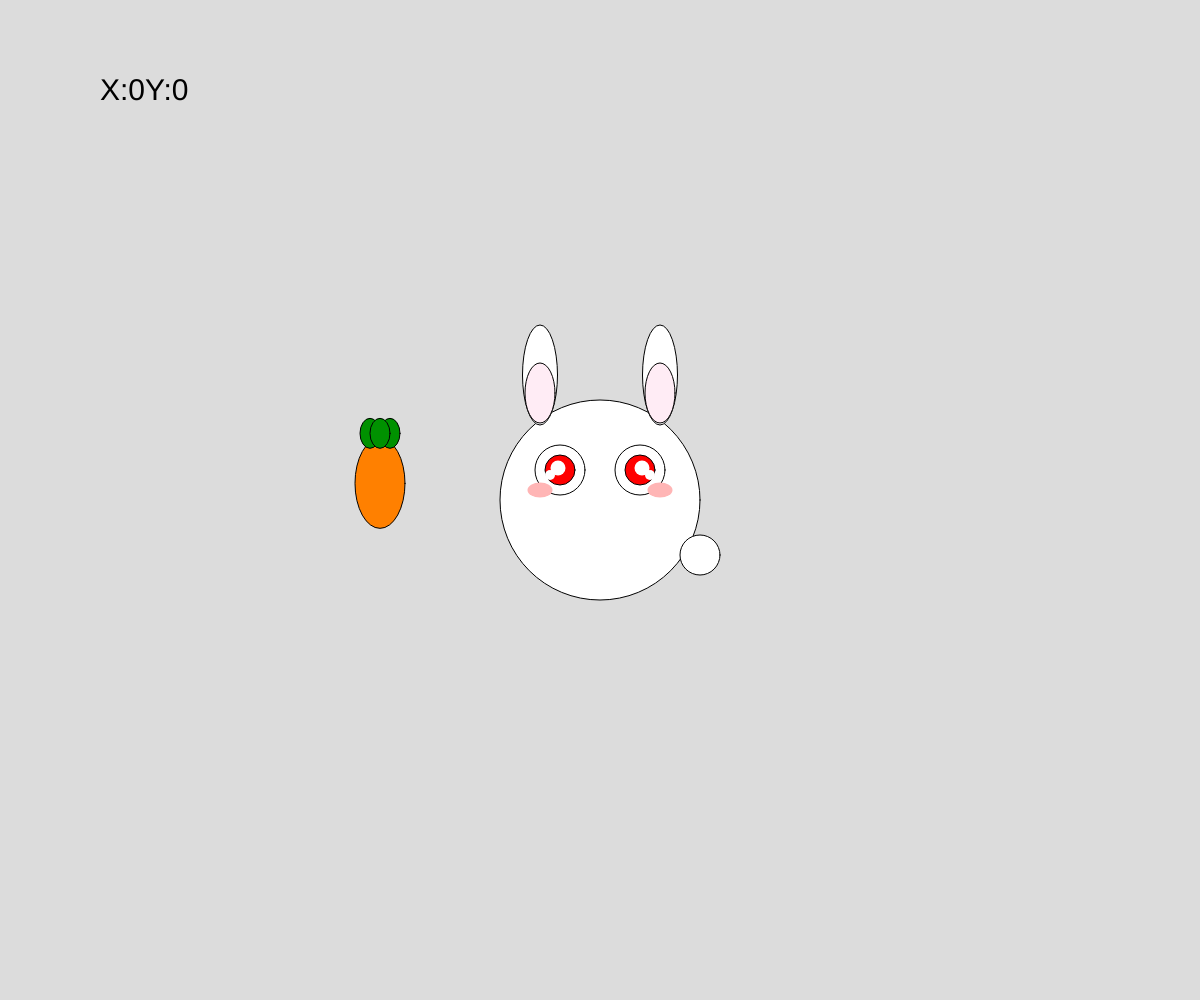
Frame 1 (no input)
Frame 60 (no input): identical to frame 1, image omitted
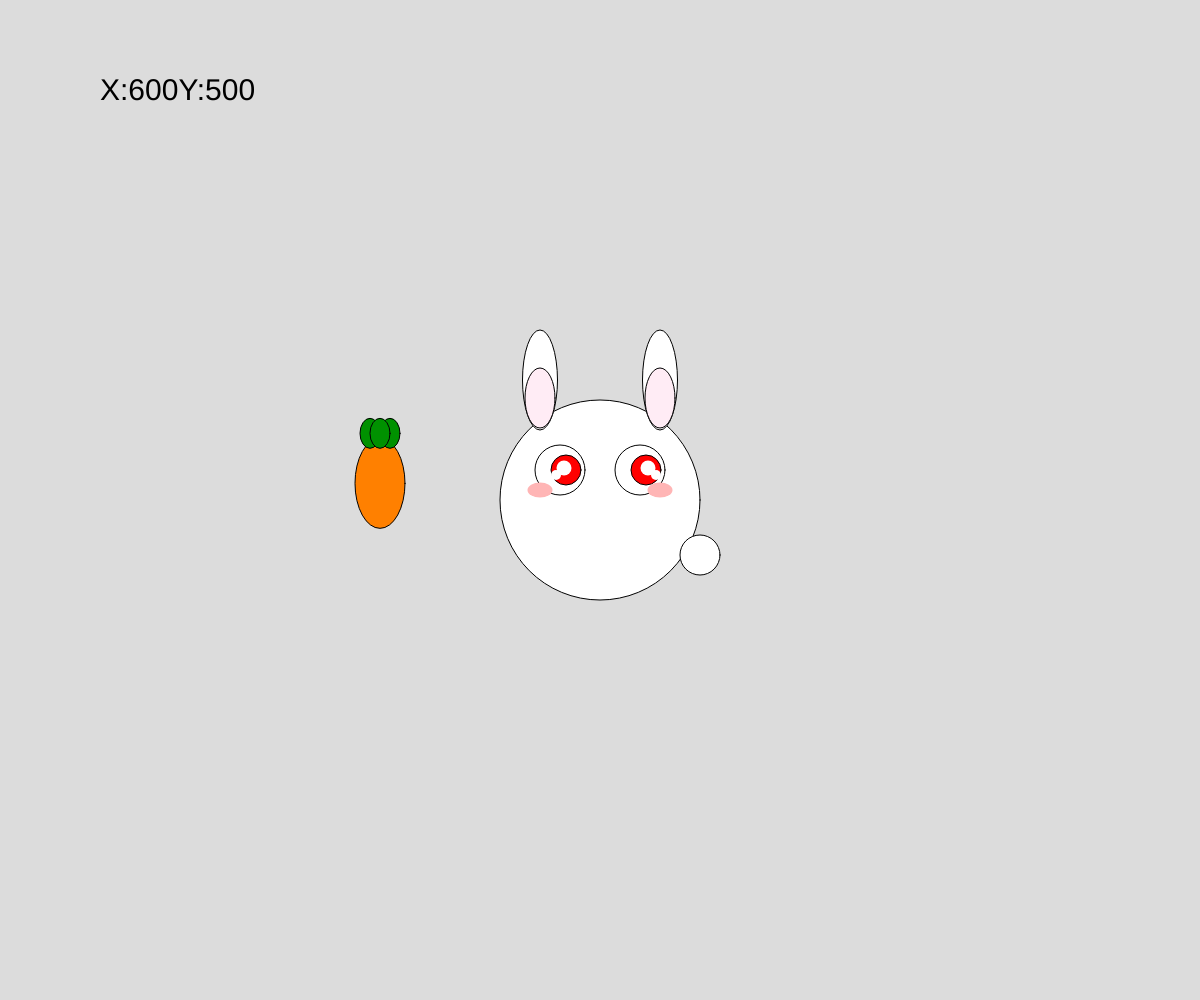
Frame 120 (the mouse pressed at the canvas centre since frame 60)

The p5.js sketch that drew these frames (run headless with seeded random() and noise() and a simulated clock; from frame 60 on, the mouse is pressed at the canvas centre):

// p5.js sketch
// ── sketch.js
function setup() {
  createCanvas(windowWidth, windowHeight);
}
  
function draw() {
  background(220);
  textSize(30)
  text("X:"+mouseX+"Y:"+mouseY,100,100)
  
 
{
push()
  translate(width/2,height/2)
  
  fill(255)
  ellipse(0,0,200)//頭
  fill(255)
  ellipse(-40,-30,50)
  ellipse(+40,-30,50)//左右眼眶

  ellipse(+100,+55,40)//尾巴

  fill(255,0,0)
  ellipse(-40+mouseX/100,-30,30)
  ellipse(+40+mouseX/100,-30,30)//左右眼珠

  fill(255)
  ellipse(-60,-125+mouseY/100,35,100)
  ellipse(+60,-125+mouseY/100,35,100)//左右耳

  fill("#FFECF5")
  ellipse(-60,-107+mouseY/100,30,60)
  ellipse(+60,-107+mouseY/100,30,60)//左右耳

  fill(255)
  noStroke()
  ellipse(-42+mouseX/100,-32,15)
  ellipse(+42+mouseX/100,-32,15)

  ellipse(-50+mouseX/100,-25,10)
  ellipse(+50+mouseX/100,-25,10)//左右眼白

  
  fill("#FFB5B5")
  ellipse(-60,-10,25,15)
  ellipse(+60,-10,25,15)//腮紅

pop()  
}

{
push()
  translate(width/3,height/3)
  fill("#FF8000")
  ellipse(-20,+150,50,90)
  fill("#009100")

  ellipse(-30,+100,20,30)
  ellipse(-10,+100,20,30)
  ellipse(-20,+100,20,30)

pop()
}

}
